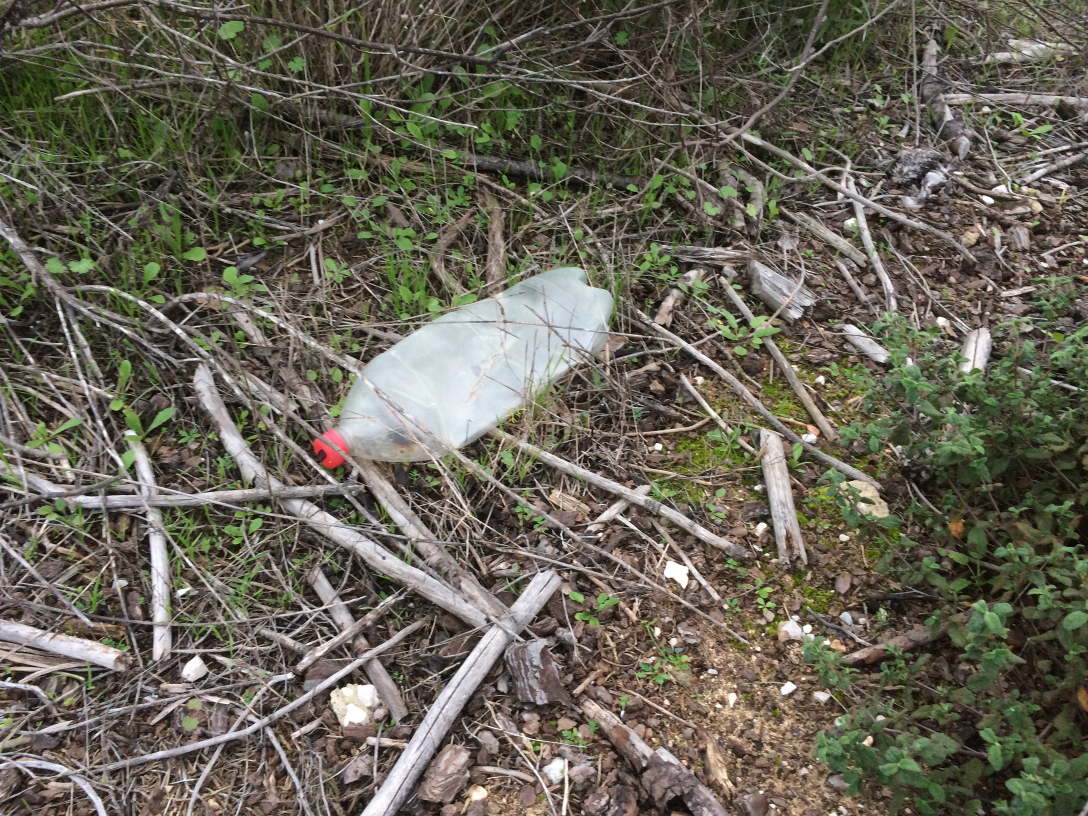
#> input picture dataset/raw/input_13b86bbcb8.jpeg, 3264 x 2448 px (shown at 1/3 size)
$ python -i segmentation.py   (imports and definitions only)
#> lines starting #> are read from the running program, lines starting #| are printed output that depends on the picture; after the words box and inside, x2 and y2 are one past the last pixel; in counts of white or black regions, pixels touching at a corner belong together
import cv2
import numpy as np


def run_canny(img_norm: np.ndarray,
              low_threshold: int = 30,
              high_threshold: int = 100) -> np.ndarray:
    """
    Stage 3 — Canny Edge Detection.
    Returns binary edge map (0 / 255).
    """
    return cv2.Canny(img_norm, low_threshold, high_threshold)


def run_watershed(img_norm: np.ndarray) -> tuple[np.ndarray, np.ndarray]:
    """
    Stage 4-5 — Watershed segmentation.
    Steps:
      1. Otsu thresholding  → binary mask
      2. Morphological open + close  → remove noise
      3. Distance transform  → estimate foreground
      4. Connected components  → markers
      5. Watershed  → label regions
    Returns (markers array, boundary map 0/255).
    """
    kernel = np.ones((3, 3), np.uint8)

    # --- Otsu threshold ---
    _, img_bin = cv2.threshold(
        img_norm, 0, 255, cv2.THRESH_BINARY_INV + cv2.THRESH_OTSU
    )
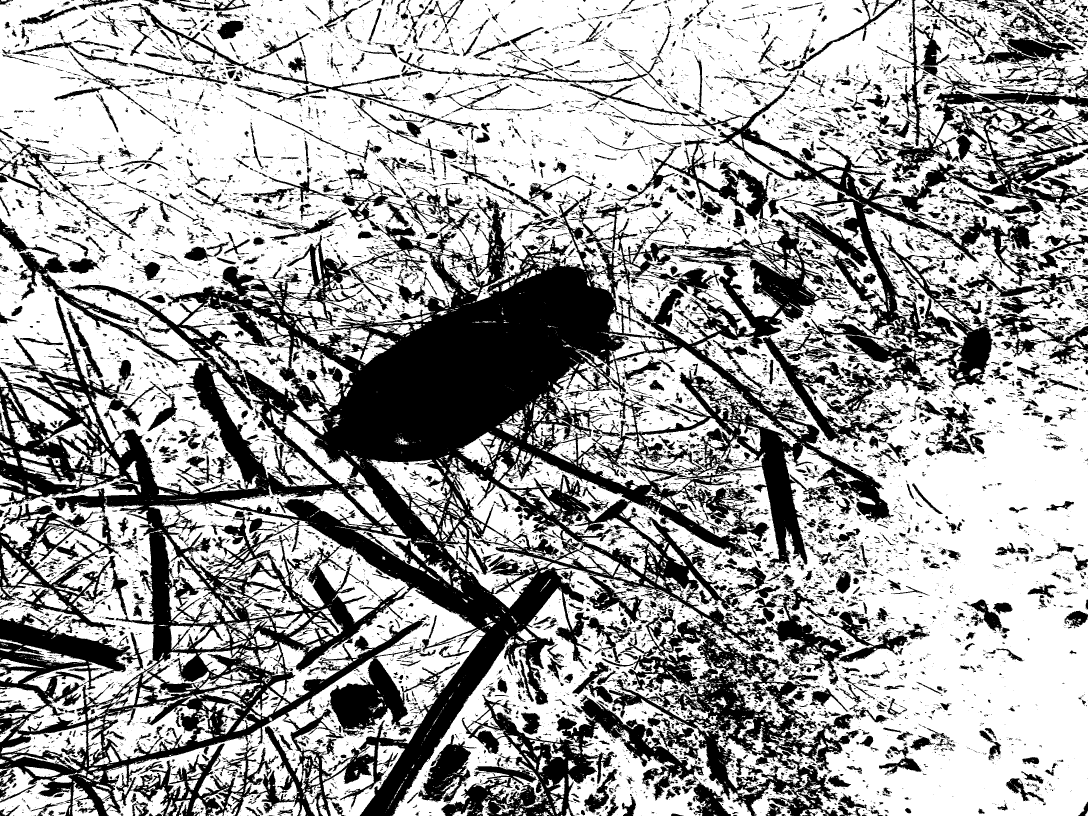
#> img_bin: shape (2448, 3264) (shown at 1/3 size); 64.3% white; 17129 black regions (13803 under 20 px), largest, box (x1, y1, x2, y2) and area: (0, 0, 3264, 2448) 1947276, (1324, 2084, 2112, 2448) 85970, (0, 1511, 356, 1899) 40346

    # --- Morphological cleanup ---
    img_clean = cv2.morphologyEx(img_bin,   cv2.MORPH_OPEN,  kernel, iterations=2)
#> img_clean: shape (2448, 3264); 59% white; 4548 black regions (3091 under 20 px), largest, box (x1, y1, x2, y2) and area: (0, 0, 3264, 2448) 2892092, (0, 415, 405, 750) 15087, (2695, 1190, 2973, 1371) 14412
    img_clean = cv2.morphologyEx(img_clean, cv2.MORPH_CLOSE, kernel, iterations=2)
#> img_clean: shape (2448, 3264); 62% white; 2156 black regions (4 under 20 px), largest, box (x1, y1, x2, y2) and area: (0, 568, 2722, 2448) 2073531, (2138, 0, 3264, 1186) 242195, (670, 2127, 1001, 2448) 31731

    # --- Sure background & foreground ---
    sure_bg    = cv2.dilate(img_clean, kernel, iterations=5)
#> sure_bg: shape (2448, 3264); 84.5% white; 1925 black regions (816 under 20 px), largest, box (x1, y1, x2, y2) and area: (173, 773, 2250, 2448) 532091, (810, 1862, 1269, 2184) 28525, (0, 1862, 378, 2037) 24735
    dist       = cv2.distanceTransform(img_clean, cv2.DIST_L2, 5)
    _, sure_fg = cv2.threshold(dist, 0.3 * dist.max(), 255, 0)
#> sure_fg: shape (2448, 3264) float32; 5.1% white; 88 white regions (14 under 20 px), largest, box (x1, y1, x2, y2) and area: (2697, 1813, 3264, 2448) 133733, (2673, 1181, 3264, 1840) 101250, (0, 175, 331, 450) 37490
    sure_fg    = np.uint8(sure_fg)
    unknown    = cv2.subtract(sure_bg, sure_fg)
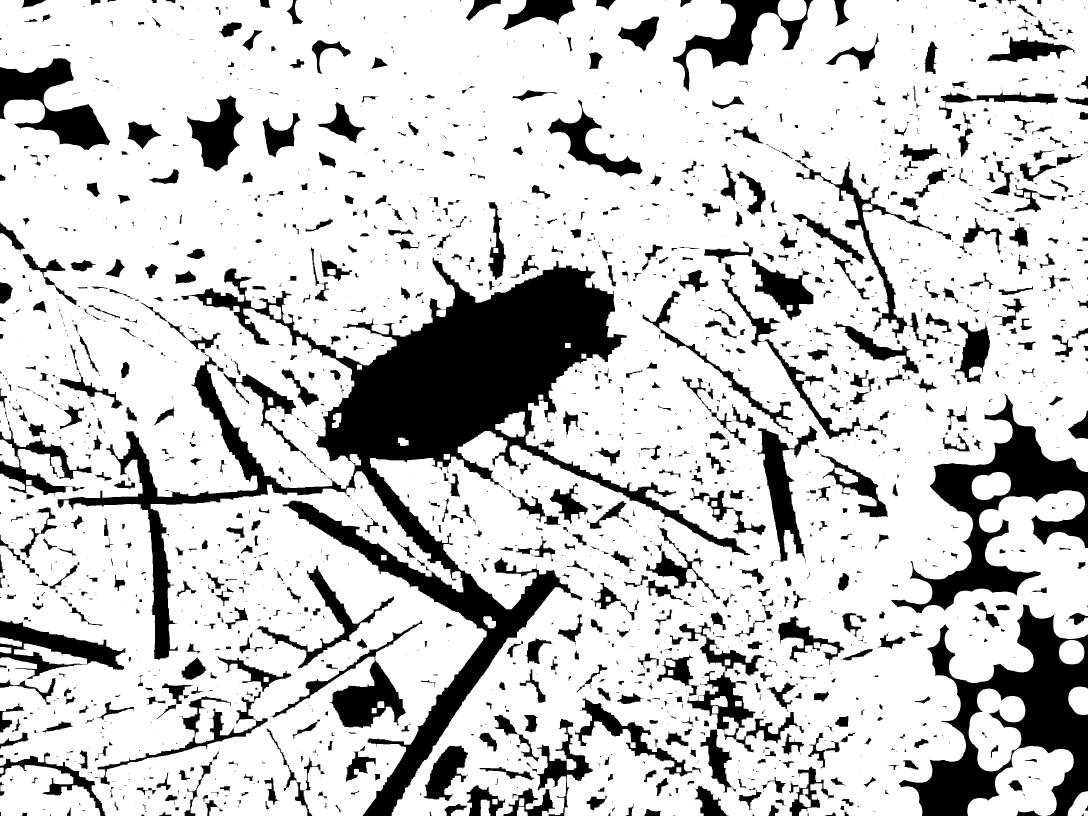
#> unknown: shape (2448, 3264) (shown at 1/3 size); 79.3% white; 2013 black regions (830 under 20 px), largest, box (x1, y1, x2, y2) and area: (173, 773, 2250, 2448) 532091, (2697, 1813, 3264, 2448) 133733, (2673, 1181, 3264, 1840) 101250

    # --- Markers ---
    _, markers = cv2.connectedComponents(sure_fg)
#> markers: shape (2448, 3264) int32; 89 distinct labels, from 0 to 88
    markers    = markers + 1
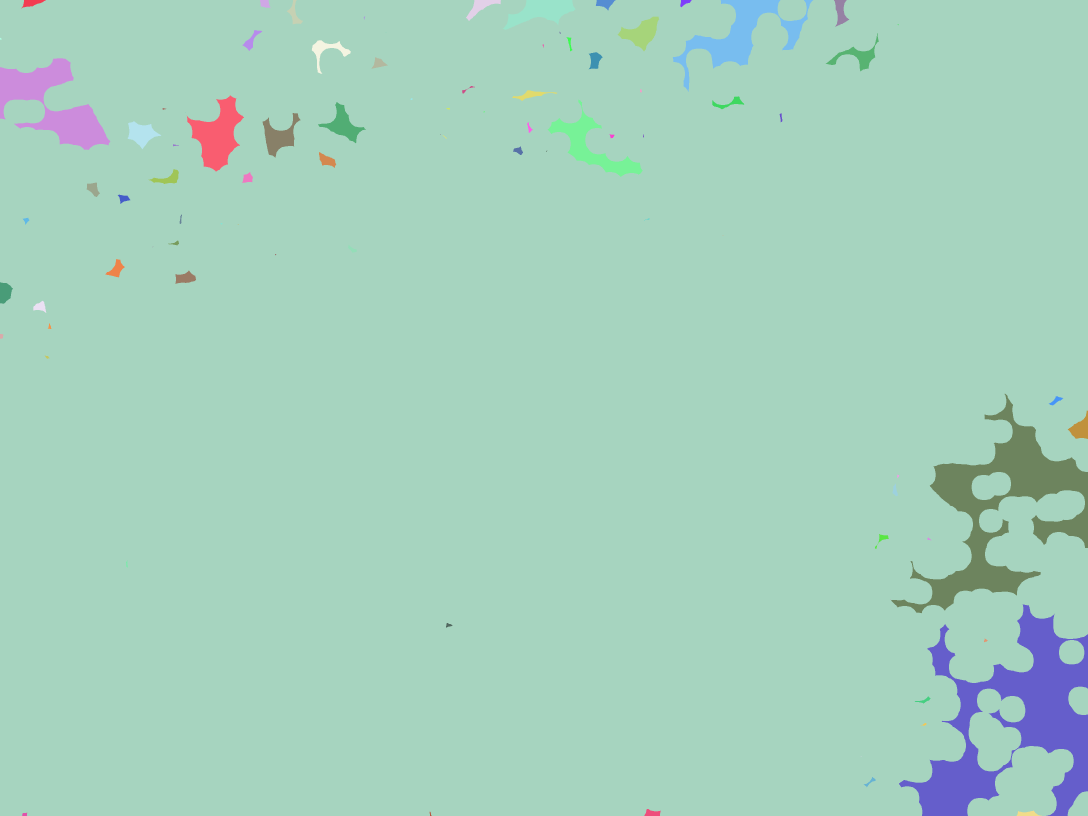
#> markers: shape (2448, 3264) int32 (shown at 1/3 size); 89 distinct labels, from 1 to 89; one colour per label, 0 black
    markers[unknown == 255] = 0
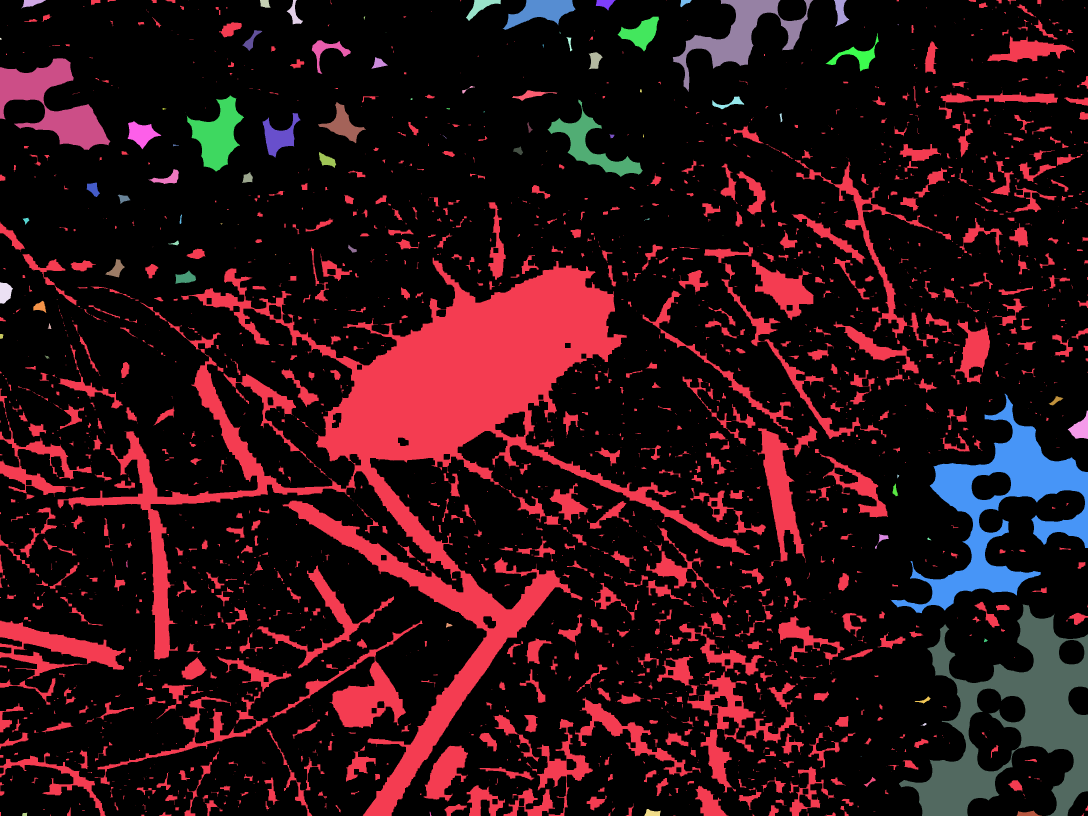
#> markers: shape (2448, 3264) int32 (shown at 1/3 size); 90 distinct labels, from 0 to 89; one colour per label, 0 black

    # --- Watershed ---
    cv2.watershed(cv2.cvtColor(img_norm, cv2.COLOR_GRAY2BGR), markers)

    # --- Extract boundary ---
    boundary = np.zeros_like(img_norm, dtype=np.uint8)
    boundary[markers == -1] = 255

    return markers, boundary


def build_overlay(img_rgb: np.ndarray,
                  edges: np.ndarray,
                  boundary: np.ndarray) -> np.ndarray:
    """
    Stage 6 — Visualisation overlay on original RGB image.
      - Watershed boundary  → red  [255, 40, 40]
      - Canny edges         → cyan [0, 230, 255]
    Returns RGB result image.
    """
    kernel   = np.ones((3, 3), np.uint8)
    result   = img_rgb.copy()

    boundary_dilated = cv2.dilate(boundary, kernel, iterations=1)
    edges_dilated    = cv2.dilate(edges,    np.ones((2, 2), np.uint8), iterations=1)

    result[boundary_dilated == 255] = [255, 40,  40]
    result[edges_dilated    >  0]   = [0,  230, 255]

    return result

>>> import cv2
>>> picture = cv2.imread('dataset/raw/input_13b86bbcb8.jpeg', cv2.IMREAD_GRAYSCALE)
>>> result = run_watershed(picture)
